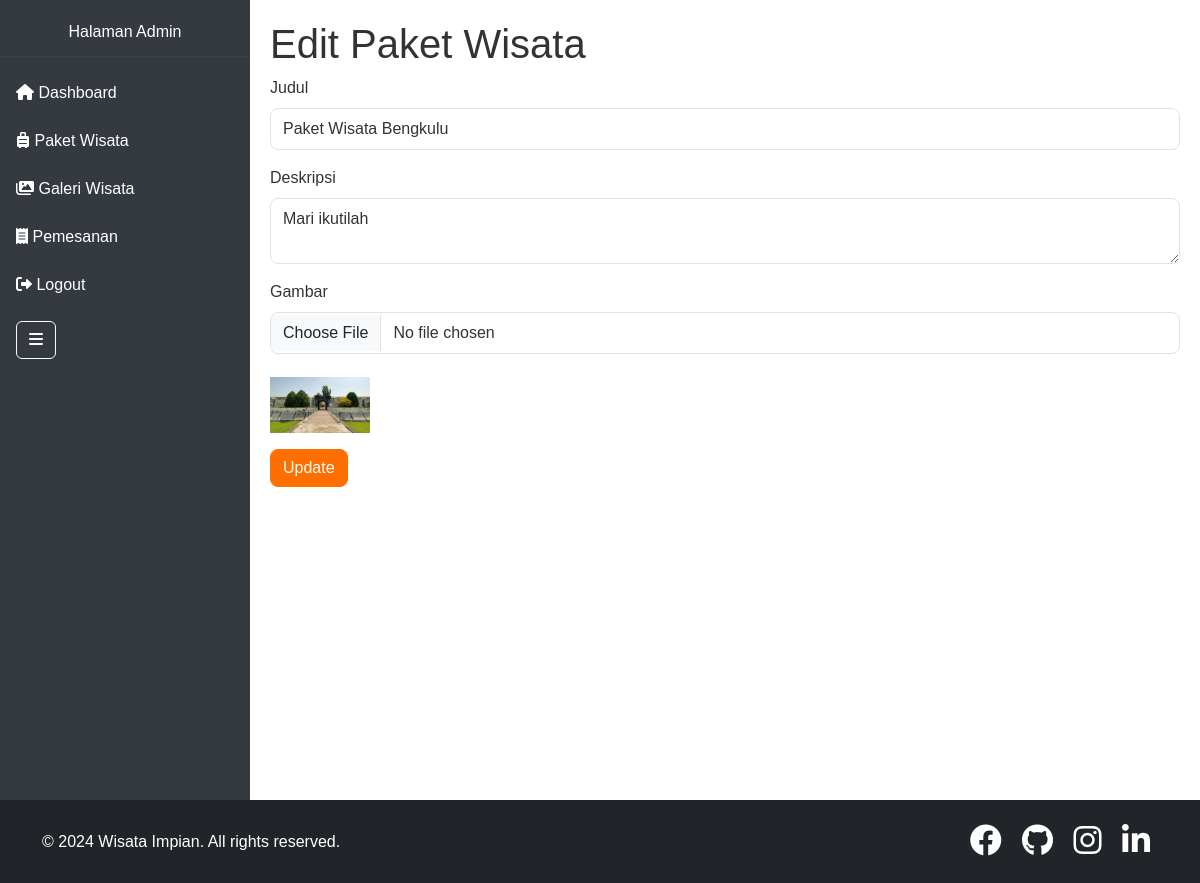
Page /paket_edit.php?id=1 on the committed database.
### tables this page shows
CREATE TABLE `paket_wisata` (
  `id` int(11) NOT NULL,
  `judul` varchar(255) NOT NULL,
  `deskripsi` text NOT NULL,
  `gambar` varchar(255) NOT NULL
);

### paket_edit.php (the view, shortened to what this page needs)
<?php
include 'koneksi.php';
if ($_SERVER['REQUEST_METHOD'] == 'GET') {
    $id = $_GET['id'];
    $sql = "SELECT * FROM paket_wisata WHERE id = ?";
    $stmt = $conn->prepare($sql);
    $stmt->bind_param("i", $id);
    $stmt->execute();
    $result = $stmt->get_result();
    $paket = $result->fetch_assoc();
?>
<h1>Edit Paket Wisata</h1>
<form action="paket_edit.php" method="post" enctype="multipart/form-data">
    <div class="mb-3">
        <label for="judul" class="form-label">Judul</label>
        <input type="text" class="form-control" id="judul" name="judul" value="<?php echo htmlspecialchars($paket['judul']); ?>" required>
    </div>
    <div class="mb-3">
        <label for="deskripsi" class="form-label">Deskripsi</label>
        <textarea class="form-control" id="deskripsi" name="deskripsi" required><?php echo htmlspecialchars($paket['deskripsi']); ?></textarea>
    </div>
    <div class="mb-3">
        <label for="gambar" class="form-label">Gambar</label>
        <input type="file" class="form-control" id="gambar" name="gambar">
        <img src="assets/img/paket/<?php echo htmlspecialchars($paket['gambar']); ?>" width="100" class="mt-2">
    </div>
    <button type="submit" class="btn btn-primary">Update</button>
</form>
<?php
}
include 'template.php';
?>

### assets/css/style.css (style rules this page uses)
body { font-family: Arial, sans-serif; color: #333; margin: 0; padding: 0; background-color: #f8f9fa; background: url('https://example.com/path-to-your-indonesian-landscape-image.jpg') no-repeat center center fixed; background-size: cover; }
.form-control { border-radius: 8px; background-color: #ffffff80; color: #333; margin-bottom: 15px; padding: 0.5rem 0.75rem; }
.btn-primary { background-color: #007bff; border-color: #007bff; }
.btn-primary { background-color: #ff6f00; border-color: #ff6f00; transition: background-color 0.3s, border-color 0.3s; border-radius: 8px; }

### rows in the picture
paket_wisata: judul "Paket Wisata Bengkulu", deskripsi "Mari ikutilah", gambar (picture)
